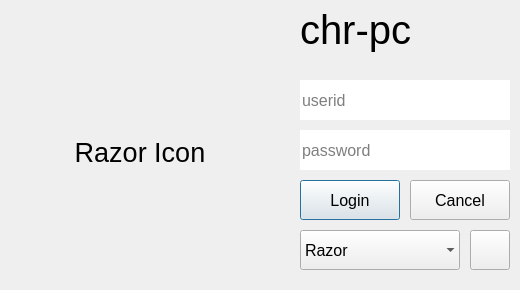
<?xml version="1.0" encoding="UTF-8"?>
<ui version="4.0">
 <class>LoginForm</class>
 <widget class="QWidget" name="LoginForm">
  <property name="windowModality">
   <enum>Qt::NonModal</enum>
  </property>
  <property name="enabled">
   <bool>true</bool>
  </property>
  <property name="geometry">
   <rect>
    <x>0</x>
    <y>0</y>
    <width>520</width>
    <height>290</height>
   </rect>
  </property>
  <property name="font">
   <font>
    <pointsize>20</pointsize>
   </font>
  </property>
  <property name="windowTitle">
   <string>Dialog</string>
  </property>
  <property name="windowOpacity">
   <double>0.200000000000000</double>
  </property>
  <widget class="QLabel" name="hostnameLabel">
   <property name="geometry">
    <rect>
     <x>300</x>
     <y>0</y>
     <width>210</width>
     <height>60</height>
    </rect>
   </property>
   <property name="font">
    <font>
     <pointsize>30</pointsize>
     <weight>50</weight>
     <italic>false</italic>
     <bold>false</bold>
     <underline>false</underline>
     <strikeout>false</strikeout>
     <stylestrategy>PreferAntialias</stylestrategy>
    </font>
   </property>
   <property name="styleSheet">
    <string notr="true"/>
   </property>
   <property name="text">
    <string>chr-pc</string>
   </property>
   <property name="alignment">
    <set>Qt::AlignLeading|Qt::AlignLeft|Qt::AlignVCenter</set>
   </property>
  </widget>
  <widget class="QLineEdit" name="userIdInput">
   <property name="geometry">
    <rect>
     <x>300</x>
     <y>80</y>
     <width>210</width>
     <height>40</height>
    </rect>
   </property>
   <property name="font">
    <font>
     <pointsize>12</pointsize>
    </font>
   </property>
   <property name="frame">
    <bool>false</bool>
   </property>
   <property name="placeholderText">
    <string>userid</string>
   </property>
  </widget>
  <widget class="QLineEdit" name="passwordInput">
   <property name="geometry">
    <rect>
     <x>300</x>
     <y>130</y>
     <width>210</width>
     <height>40</height>
    </rect>
   </property>
   <property name="font">
    <font>
     <pointsize>12</pointsize>
    </font>
   </property>
   <property name="text">
    <string/>
   </property>
   <property name="frame">
    <bool>false</bool>
   </property>
   <property name="echoMode">
    <enum>QLineEdit::Password</enum>
   </property>
   <property name="placeholderText">
    <string comment="hejsa" extracomment="Password her">password</string>
   </property>
  </widget>
  <widget class="QPushButton" name="loginButton">
   <property name="geometry">
    <rect>
     <x>300</x>
     <y>180</y>
     <width>100</width>
     <height>40</height>
    </rect>
   </property>
   <property name="font">
    <font>
     <pointsize>12</pointsize>
    </font>
   </property>
   <property name="styleSheet">
    <string notr="true"/>
   </property>
   <property name="text">
    <string>Login</string>
   </property>
   <property name="autoDefault">
    <bool>false</bool>
   </property>
   <property name="default">
    <bool>true</bool>
   </property>
   <property name="flat">
    <bool>false</bool>
   </property>
  </widget>
  <widget class="QPushButton" name="cancelButton">
   <property name="geometry">
    <rect>
     <x>410</x>
     <y>180</y>
     <width>100</width>
     <height>40</height>
    </rect>
   </property>
   <property name="font">
    <font>
     <pointsize>12</pointsize>
    </font>
   </property>
   <property name="text">
    <string>Cancel</string>
   </property>
   <property name="autoDefault">
    <bool>false</bool>
   </property>
  </widget>
  <widget class="QLabel" name="iconLabel">
   <property name="geometry">
    <rect>
     <x>0</x>
     <y>17</y>
     <width>280</width>
     <height>270</height>
    </rect>
   </property>
   <property name="text">
    <string>Razor Icon</string>
   </property>
   <property name="alignment">
    <set>Qt::AlignCenter</set>
   </property>
  </widget>
  <widget class="QComboBox" name="sessionCombo">
   <property name="geometry">
    <rect>
     <x>300</x>
     <y>230</y>
     <width>160</width>
     <height>40</height>
    </rect>
   </property>
   <property name="font">
    <font>
     <pointsize>12</pointsize>
    </font>
   </property>
   <property name="frame">
    <bool>false</bool>
   </property>
   <item>
    <property name="text">
     <string>Razor</string>
    </property>
   </item>
   <item>
    <property name="text">
     <string>Gnome</string>
    </property>
   </item>
   <item>
    <property name="text">
     <string>Kde</string>
    </property>
   </item>
  </widget>
  <widget class="QPushButton" name="leaveButton">
   <property name="geometry">
    <rect>
     <x>470</x>
     <y>230</y>
     <width>40</width>
     <height>40</height>
    </rect>
   </property>
   <property name="text">
    <string/>
   </property>
  </widget>
 </widget>
 <resources/>
 <connections/>
</ui>
